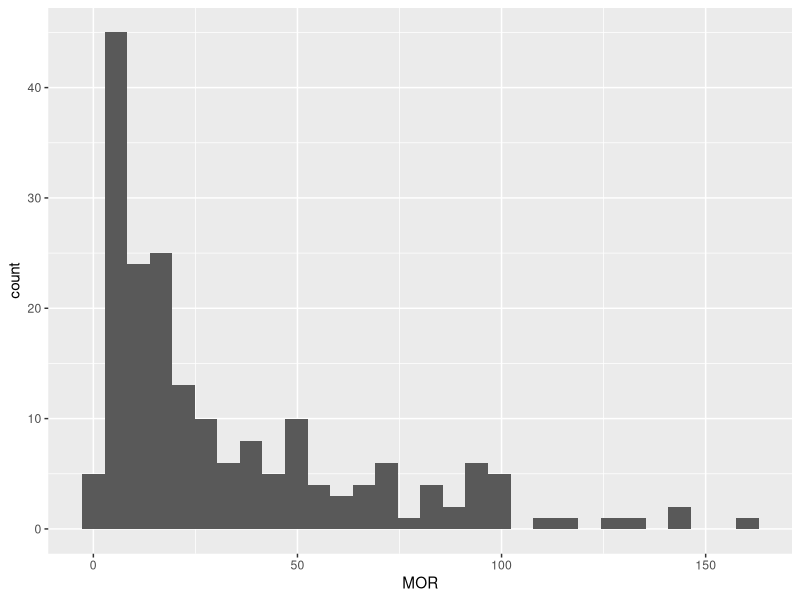
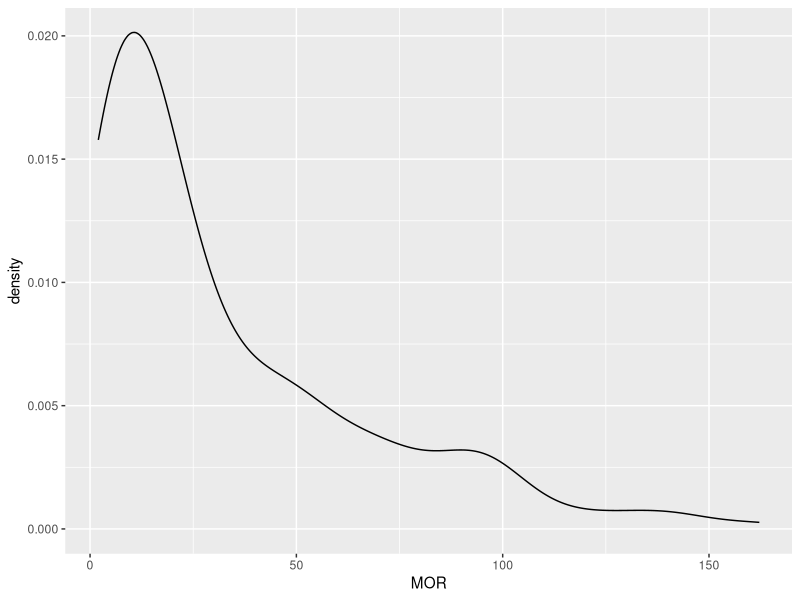
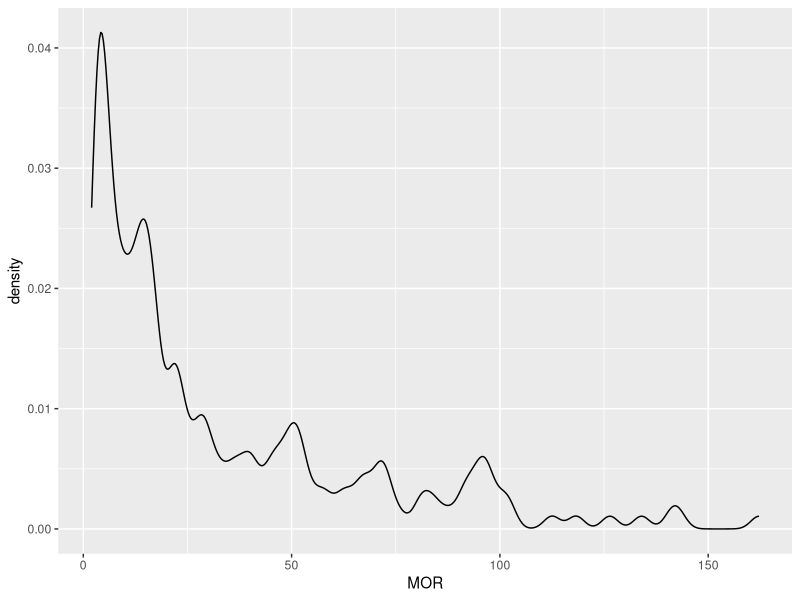
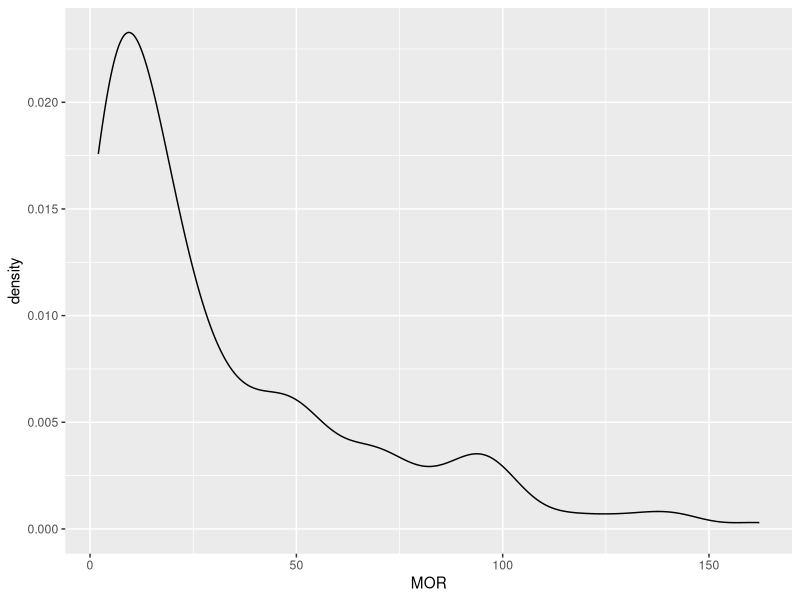
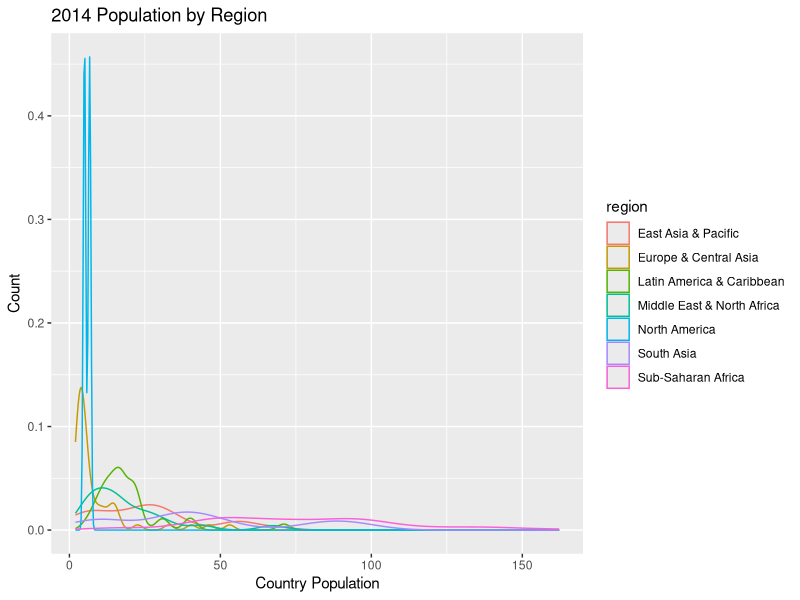
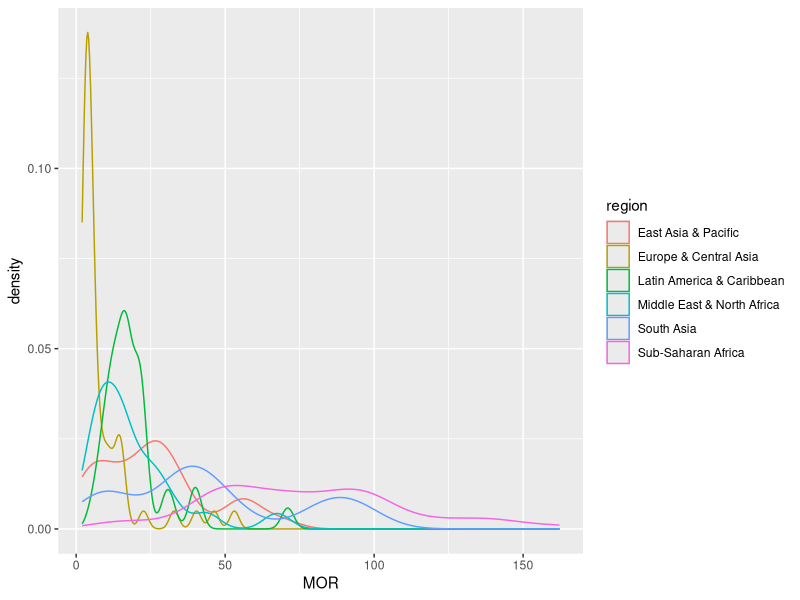
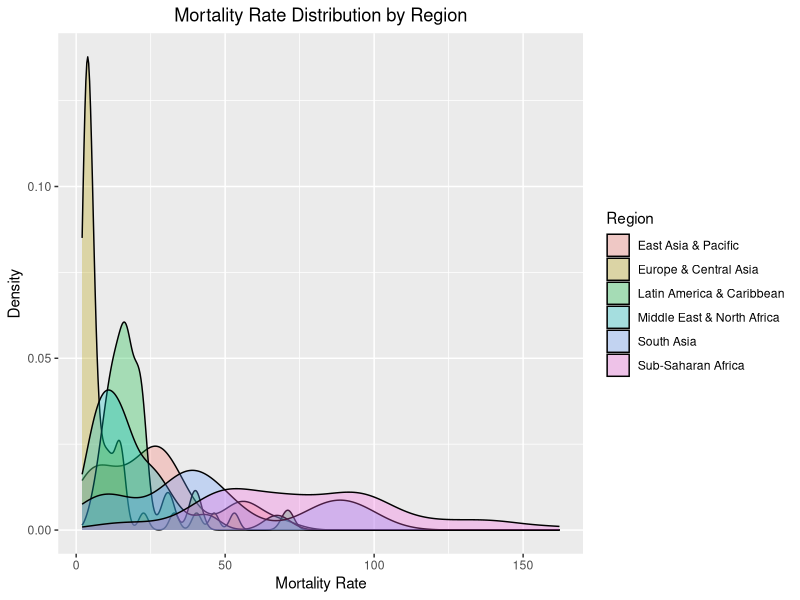
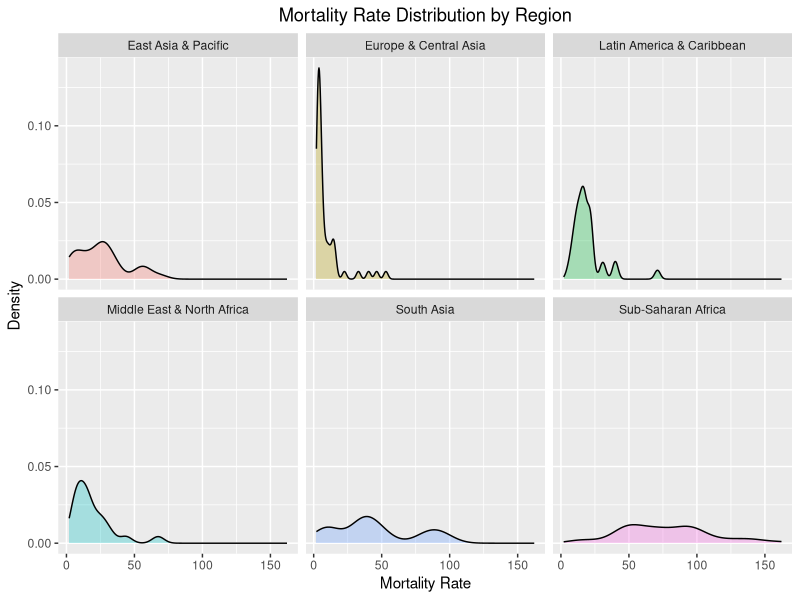

Write the R code that produced these figures, in order.
## ---- chunk 1
knitr::opts_chunk$set(echo=TRUE, warning=FALSE, message=FALSE)
## ---- chunk 2
#install.packages("tidyverse")
library(tidyverse)

d <- read_csv("./Data/data.csv")
## ---- chunk 3
# here are two ways to keep only 2014
pop2014 <- filter(d, year == 2014)
pop2014 <- d[d$year==2014,]
## ---- chunk 4
#?ggplot

ggplot(pop2014, mapping = aes(MOR)) + # Pro tip: ggplot can have multiple layers.
  geom_histogram()                    # A best practice is to organize them by line to aid in reading
## ---- chunk 5
ggplot(pop2014, mapping = aes(MOR)) + 
  geom_density()
## ---- chunk 6
ggplot(pop2014, mapping = aes(MOR)) + 
  geom_density(adjust = 0.2)
## ---- chunk 7
ggplot(pop2014, mapping = aes(MOR)) + 
  geom_density(adjust = 0.75)
## ---- chunk 8
ggplot(pop2014, mapping = aes(MOR, color = region)) + 
  geom_density(adjust = 0.75) +
  labs(title = "2014 Population by Region", x = "Country Population", y = "Count")
## ---- chunk 9
ggplot(pop2014[pop2014$region != "North America",], mapping = aes(MOR, color = region)) + 
  geom_density(adjust = 0.75) 
## ---- chunk 10
ggplot(pop2014[pop2014$region != "North America",], mapping = aes(MOR, fill = region)) + 
  geom_density(adjust = 0.75, alpha = 0.3) +
  labs(x = "Mortality Rate", y = "Density") +
  ggtitle("Mortality Rate Distribution by Region") +
  theme(plot.title = element_text(hjust = 0.5)) +
  scale_fill_discrete(guide = guide_legend(title = "Region")) # Changes the Legend Title
## ---- chunk 11
ggplot(pop2014[pop2014$region != "North America",], mapping = aes(MOR, fill = region)) + 
  geom_density(adjust = 0.75, alpha = 0.3) +
  facet_wrap(~region) +
  labs(x = "Mortality Rate", y = "Density") +
  ggtitle("Mortality Rate Distribution by Region") +
  theme(plot.title = element_text(hjust = 0.5), legend.position = "none")
## ---- chunk 12
ggplot(data=pop2014, aes(x=region, y=MOR, fill=region)) + 
  geom_boxplot()
## ---- chunk 13
pop2014$region <- factor(pop2014$region, 
                         levels = c("Sub-Saharan Africa",
                                    "South Asia",
                                    "East Asia & Pacific",
                                    "Latin America & Caribbean",
                                    "Middle East & North Africa",
                                    "Europe & Central Asia",
                                    "North America"
                                    ))

ggplot(data=pop2014, aes(x=region, y=MOR, fill=region)) + 
  geom_boxplot() +
  geom_jitter(width = 0.1) +
  labs(x = "Region", y = "Mortality Rate") +
  ggtitle("Mortality Rate Distribution by Region") +
  theme(plot.title = element_text(hjust = 0.5), legend.position = "none")
  
## ---- chunk 14
levels(pop2014$region) <- gsub("&", "\n &", levels(pop2014$region))

ggplot(data=pop2014, aes(x=region, y=MOR, fill=region)) + 
  geom_boxplot() +
  geom_jitter(width = 0.1) +
  labs(x = "Region", y = "Mortality Rate") +
  ggtitle("Mortality Rate Distribution by Region") +
  theme(plot.title = element_text(hjust = 0.5), legend.position = "none")
## ---- chunk 15
ggplot(d, aes(x = HEX, y = MOR)) +
  geom_point()
## ---- chunk 16
ggplot(d, aes(x = HEX, y = MOR)) +
  geom_point() +
  facet_wrap(~year)
## ---- chunk 17
years <- c(2001, 2005, 2009, 2013)

d1 <- d[d$year %in% years,]

ggplot(d1, aes(x = HEX, y = MOR)) +
  geom_point() +
  facet_wrap(~year) + 
  labs(x = "Health Expenditure as % of GDP", y = "Mortality Rates")
## ---- chunk 18
ggplot(d1, aes(x = HEX, y = MOR)) +
  geom_point() +
  facet_wrap(~year) + 
  scale_x_log10() +
  scale_y_log10() +
  labs(x = "Health Expenditure as a Percent of GDP (Log)", y = "Mortality Rate (Log)")
## ---- chunk 19
ggplot(d1, aes(x = HEX, y = MOR)) +
  geom_point() +
  facet_wrap(~year) + 
  scale_x_log10() +
  scale_y_log10() +
  labs(x = "Health Expenditure as a Percent of GDP (Log)", y = "Mortality Rate (Log)") +
  geom_smooth(method=lm)
## ---- chunk 20
ggplot(d1, aes(x = HEX, y = MOR, color = region)) +
  geom_point() +
  facet_wrap(~year) + 
  scale_x_log10() +
  scale_y_log10() +
  labs(x = "Health Expenditure as a Percent of GDP (Log)", y = "Mortality Rate (Log)") +
  scale_color_discrete(guide = guide_legend(title = "Region")) +
  geom_smooth(method=lm, se=FALSE)  # Don't add shaded confidence region
## ---- chunk 21
d$r.MOR <- d$MOR * (d$POP) / 1000

d2 <- d %>% 
  na.omit() %>% # note the na.omit is very important!
  group_by(region, year) %>% 
  summarise(t.MOR=sum(r.MOR),
            t.POP=sum(POP)) %>%
  mutate(MOR.rate = t.MOR / (t.POP / 1000))
## ---- chunk 22
ggplot(d2, aes(year, MOR.rate, color = region)) + 
  geom_line() +
  labs(x = "Year", y = "Mortality Rate")
## ---- chunk 23
ggplot(d2, aes(year, MOR.rate, color = region)) + 
  geom_line() +
  geom_point() + 
  labs(x = "Year", y = "Mortality Rate") +
  scale_color_discrete(guide = guide_legend(title = "Region"))
## ---- chunk 24
g <- ggplot(d2, aes(year, MOR.rate, color = region)) + 
  geom_line() +
  geom_point() + 
  labs(x = "Year", y = "Mortality Rate") +
  theme(legend.position="bottom") +
  guides(col = guide_legend(ncol = 4, title = " "))

g   #new ggplot2 object g
